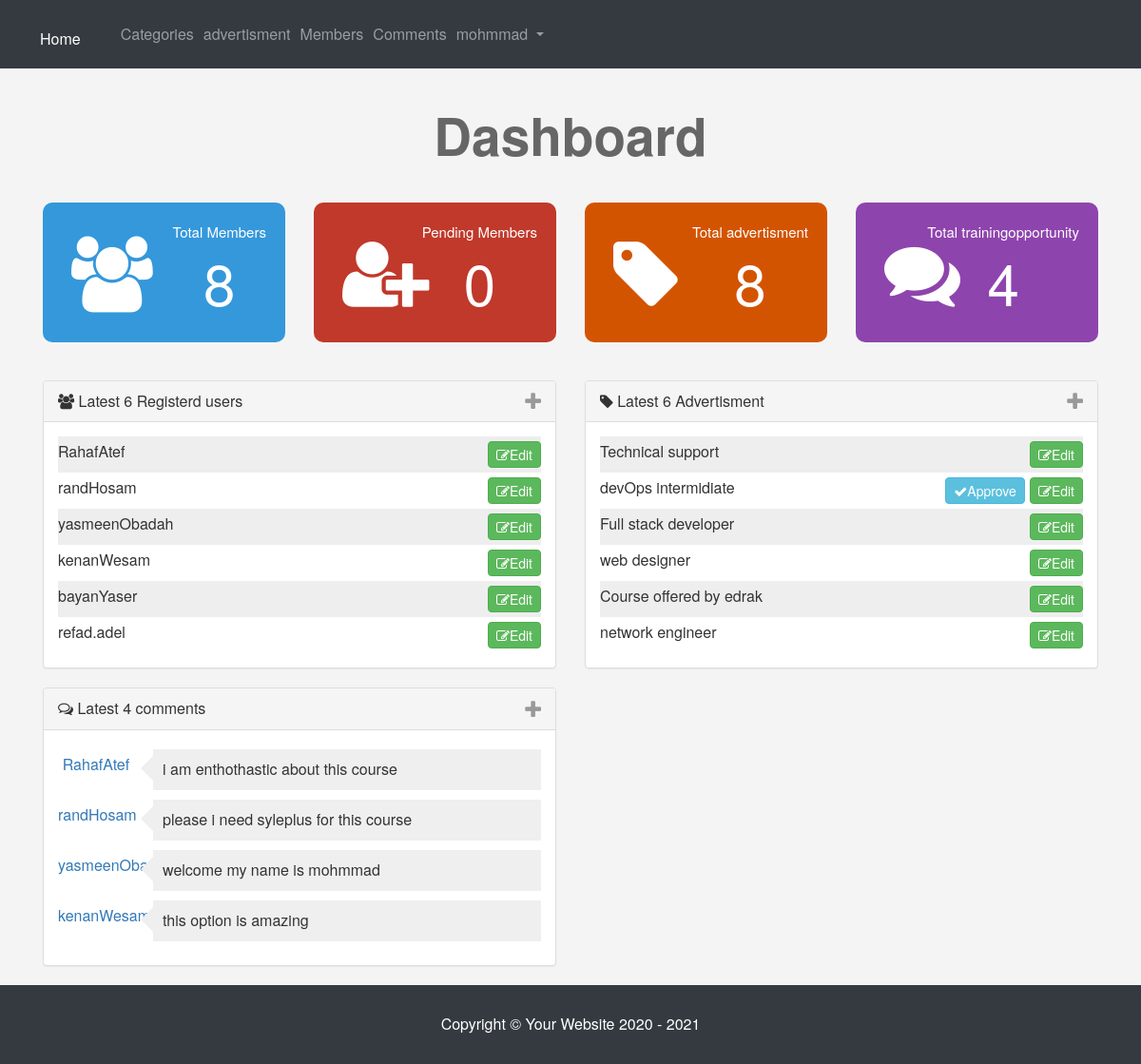
/admin/dashboard.php (signed in), run on the app's committed database.
### tables this page shows
CREATE TABLE `student` (
  `Student_ID` int(30) NOT NULL,
  `User_ID` int(30) NOT NULL,
  `Supervisor_ID` int(30) NOT NULL,
  `Age` int(100) NOT NULL,
  `SocialStatus` varchar(250) NOT NULL,
  `GPA` int(100) NOT NULL,
  `FullName` varchar(250) NOT NULL,
  `Status` int(100) NOT NULL
);

CREATE TABLE `advertisment` (
  `Advertisment_ID` int(30) NOT NULL,
  `CompAgent_ID` int(30) NOT NULL,
  `Title` varchar(50) NOT NULL,
  `Content` varchar(250) NOT NULL,
  `Photo` varchar(10000) DEFAULT NULL,
  `Date` date NOT NULL,
  `approve` int(100) NOT NULL
);

CREATE TABLE `trainingreqest` (
  `TrainingReq_ID` int(30) NOT NULL,
  `Student_ID` int(30) NOT NULL,
  `CompAgent_ID` int(30) NOT NULL,
  `EvaluationMark` varchar(100) NOT NULL,
  `EvaluationReport` varchar(50) NOT NULL,
  `Status` varchar(20) NOT NULL,
  `Notes` varchar(1000) NOT NULL
);

### admin/includes/languages/english.php (called while the page is built)
<?php
function lang( $phrase ) {
  static $lang = array(
    'HOME_ADMIN'   => 'Home',
    'CATEGORIES'   => 'Categories',
    'ITEMS'        => 'advertisment',
    'MEMBERS'      => 'Members',
    'COMMENTS'     => 'Comments',
    'STATISTICS'   => 'Statistics',
    'LOGS'         => 'Logs',
    'EDIT_PROFILE' => 'Edit profile',
    'SETTINGS'     => 'Settings',
    'LOGOUT'       => 'Logout',
    'VISIT_SHOP'   => 'Visit shop'
  );
  return $lang[$phrase];
}
?>

### admin/includes/functions/functions.php (called while the page is built, shortened)
<?php
            function getLatest($select, $table, $order, $limit = 5) {
                global $conn;
                $getStmt = $conn->prepare("SELECT $select FROM $table ORDER BY $order DESC LIMIT $limit");
                $getStmt->execute();
                $rows = $getStmt->fetchAll();
                return $rows;
            }
            function countItems($item, $table) {
                global $conn;
                $stmt2 = $conn->prepare("SELECT COUNT($item) FROM $table");
                $stmt2->execute();
                return $stmt2->fetchColumn();
            }
            function checkItem($select, $from, $value) {
                global $conn;
                $statement = $conn->prepare("SELECT $select FROM $from Where $select = ?");
                $statement->execute(array($value));
                $count = $statement->rowCount();
                return $count;
            }
?>

### admin/dashboard.php (the view, shortened to what this page needs)
<?php
if(isset($_SESSION['Username'])) {
  include 'init.php' ;
  $numUsers = 6;
  $latestUsers = getLatest("*" ,"student" ,"Student_ID" ,$numUsers);
  $numAdvertisment = 6;
  $latestItems = getLatest("*" ,"advertisment" ,"Advertisment_ID" ,$numAdvertisment);
  $numComments = 4;
  ?>
  <div class="home-stats">
    <div class="container text-center">
      <h1>Dashboard</h1>
        <div class="row">
          <div class="col-md-3">
            <div class="stat st-members">
              <i class="fa fa-users"></i>
                <div class="info">
                  Total Members
                  <span>
                    <a href="members.php"><?php echo countItems('Student_ID', 'student') ?></a>
                  </span>
                </div>
            </div>
          </div>
          <div class="col-md-3">
            <div class="stat st-pending">
              <i class="fa fa-user-plus"></i>
              <div class="info">
                Pending Members
                <span><a href="members.php?do=Manage&page=Pending">
                  <?php echo checkItem("Status", "student", 0) ?>
                </a></span>
              </div>
            </div>
          </div>
          <div class="col-md-3">
            <div class="stat st-items">
              <i class="fa fa-tag"></i>
              <div class="info">
                Total advertisment
                <span><a href="items.php"><?php echo countItems('Advertisment_ID', 'advertisment') ?></a></span>
              </div>
            </div>
          </div>
          <div class="col-md-3">
            <div class="stat st-comments">
              <i class="fa fa-comments"></i>
              <div class="info">
                  Total trainingopportunity
                  <span>
                    <a href="comments.php"><?php echo countItems('Oppor_ID', 'trainingopportunity') ?></a>
                  </span>
              </div>
            </div>
          </div>
        </div>
    </div>
  </div>
  <div class="latest">
    <div class="container">
      <div class="row">
        <div class="col-sm-6">
          <div class="panel panel-default">
            <div class="panel-heading">
              <i class="fa fa-users"></i> Latest <?php  echo $numUsers; ?> Registerd users
              <span class="toggle-info pull-right">
                <i class="fa fa-plus fa-lg"></i>
              </span>
            </div>
            <div class="panel-body">
                <ul class="list-unstyled latest-users">
               <?php
                 if (!empty($latestUsers)) {
                   foreach ($latestUsers as $user) {
                     echo '<li>';
                          echo $user['FullName'];
                          echo '<a href="members.php?do=Edit&userid=' . $user['Student_ID'] . '">';
                                echo '<span class="btn btn-success pull-right">';
                                     echo '<i class="fa fa-edit"></i>Edit';
                                echo '</span>';
                          echo '</a>';
                     echo '</li>';
                   }
                 } else {
                   echo "There\'s no users to show";
                 }
               ?>
                </ul>
            </div>
          </div>
        </div>
        <div class="col-sm-6">
          <div class="panel panel-default">
            <div class="panel-heading">
              <i class="fa fa-tag"></i> Latest <?php echo $numAdvertisment ?> Advertisment
              <span class="toggle-info pull-right">
                <i class="fa fa-plus fa-lg"></i>
              </span>
            </div>
            <div class="panel-body">
              <ul class="list-unstyled latest-users">
                 <?php
                     if(!empty($latestItems)) {
                         foreach ($latestItems as $item) {
                           echo '<li>';
                                echo $item['Title'];
                                echo '<a href="items.php?do=Edit&itemid=' . $item['Advertisment_ID'] . '">';
                                      echo '<span class="btn btn-success pull-right">';
                                           echo '<i class="fa fa-edit"></i>Edit';
                                           if ($item['approve'] == 0) {
                                            echo " <a href='items.php?do=approve&itemid=". $item['Advertisment_ID'] ."' class='btn btn-info pull-right activate'><i class='fa fa-check'></i>Approve</a>";
                                           }
                                      echo '</span>';
                                echo '</a>';
                           echo '</li>';
                         }
                   } else {
                     echo "There\'s no items to show";
                   }
                 ?>
              </ul>
            </div>
          </div>
        </div>
      </div>
      <div class="row">
        <div class="col-sm-6">
          <div class="panel panel-default">
            <div class="panel-heading">
              <i class="fa fa-comments-o"></i>
              Latest <?php echo $numComments ?>  comments
              <span class="toggle-info pull-right">
                <i class="fa fa-plus fa-lg"></i>
              </span>
            </div>
            <div class="panel-body">
              <?php
                $stmt = $conn->prepare("SELECT
                                            Notes, student.FullName AS Uname
                                       FROM
                                            trainingreqest
                                       INNER JOIN
                                            student
                                       ON
                                            student.Student_ID = trainingreqest.Student_ID
                                       ORDER BY
                                             User_ID DESC
                                       LIMIT
                                            $numComments");
                $stmt->execute();
                $trainingreqest = $stmt->fetchAll();
                if (!empty($trainingreqest)) {
                      foreach ($trainingreqest as $trainingreq) {
                        echo '<div class="comment-box">';
                            echo '<span class="member-n">
                              <a href="members.php?do=Edit&userid=' .$trainingreq['Student_ID'] .'">
                              '. $trainingreq['Uname'] . '</a></span>';
                            echo '<p class="member-c">' . $trainingreq['Notes'] . '</p>';
                        echo '</div>';
                      }
              } else {
                echo "There\'s no comments to show";
              }
              ?>
            </div>
          </div>
        </div>
      </div>
    </div>
  </div>
  <?php
  include  $tpl . 'footer.php';
} else {
  header('Location: index.php');
  exit();
}
?>

### admin/includes/templates/header.php (shortened to what this page needs)
<!DOCTYPE html>
<html lang="en">
  <head>
    <link rel="stylesheet" href="<?php echo $css; ?>bootstrap.min.css" />
    <link rel="stylesheet" href="<?php echo $css; ?>font-awesome.min.css" />
    <link rel="stylesheet" href="<?php echo $css; ?>backend.css" />
    <link rel="stylesheet" href="https://maxcdn.bootstrapcdn.com/bootstrap/3.4.1/css/bootstrap.min.css" />
  </head>
  <body>

### admin/init.php (shortened to what this page needs)
<?php
  include 'connect.php';
  $tpl  = 'includes/templates/';
  $lang = 'includes/languages/';
  $func = 'includes/functions/';
  $css  = 'layout/css/';
  include $func . 'functions.php';
  include $lang . 'english.php';
  include $tpl  . 'header.php';
  if (!isset($noNavbar)) { include $tpl . 'navbar.php'; }
?>

### admin/includes/templates/navbar.php (shortened to what this page needs)
<nav class="navbar navbar-expand-lg navbar-dark bg-dark">
  <div class="container">
  <a class="navbar-brand" href="dashboard.php"><?php echo lang('HOME_ADMIN') ?></a>
  <div class="collapse navbar-collapse" id="navbarNavDropdown">
    <ul class="navbar-nav">
      <li class="nav-item">
        <a class="nav-link" aria-current="page" href="categories.php"><?php echo lang('CATEGORIES') ?></a>
      </li>
      <li class="nav-item">
        <a class="nav-link" aria-current="page" href="items.php"><?php echo lang('ITEMS') ?></a>
      </li>
      <li class="nav-item">
        <a class="nav-link" aria-current="page" href="members.php"><?php echo lang('MEMBERS') ?></a>
      </li>
      <li class="nav-item">
        <a class="nav-link" aria-current="page" href="comments.php"><?php echo lang('COMMENTS') ?></a>
      </li>
      <li class="nav-item dropdown">
        <a class="nav-link dropdown-toggle" href="#" id="navbarDropdownMenuLink" data-toggle="dropdown" aria-haspopup="true" aria-expanded="false">
          mohmmad
        </a>
      </li>
    </ul>
  </div>
</div>
</nav>

### admin/includes/templates/footer.php
    <footer class="py-5 bg-dark">
      <div class="container">
        <p class="m-0 text-center text-white">Copyright &copy; Your Website 2020 - 2021</p>
      </div>
    </footer>
  </body>
</html>

### admin/includes/templates/header.php (style rules this page uses)
body { background-color: #F4F4F4; font-size: 16px; }
.navbar { border-radius: 0; margin-bottom: 0; }
.navbar-nav > li > a, .navbar-brand { padding:20px 12px; }
.navbar-brand { font-size: 1em; }
.home-stats .stat { padding: 20px; font-size: 15px; color:#FFF; border-radius: 10px; position: relative; overflow: hidden; }
.home-stats .stat i { position: absolute; font-size: 80px; top: 35px; left: 30px; }
.home-stats .stat .info { float:right; }
.home-stats .stat a { color:#FFF; }
.home-stats .stat span { display: block; font-size: 60px; }
.home-stats .st-members { background-color: #3498db; }
.home-stats .st-pending { background-color: #c0392b; }
.home-stats .st-items { background-color: #d35400; }
.home-stats .st-comments { background-color: #8e44ad; }
.latest { margin-top: 40px; }
.latest .toggle-info { color: #999; cursor: pointer; }
.latest-users { margin-bottom: 0; }
.latest-users li { padding: 5px 0; overflow: hidden; }
.latest-users li:nth-child(odd) { background-color: #EEE; }
.latest-users .btn-success , .latest-users .btn-info { padding: 3px 8px; }
.latest-users .btn-info { margin-right: 5px; }
.latest .comment-box { margin: 5px 0 10px; }
.latest .comment-box .member-n, .latest .comment-box .member-c { float: left; }
.latest .comment-box .member-n { width: 80px; text-align: center; margin-right: 20px; position: relative; top:5px; }
.latest .comment-box .member-c { width: calc(100% - 100px); background-color: #EFEFEF; padding: 10px; position: relative; }
.latest .comment-box .member-c:before { content: ""; display: block; position: absolute; left: -28px; top: 5px; width:0; height:0; border-style: solid; border-color: transparent #EFEFEF transparent transparent; border-width: 15px; }
h1 { font-size: 55px; margin: 40px 0; font-weight: bold; color: #666; }

### data on the page
student: FullName "RahafAtef"
student: FullName "randHosam"
student: FullName "yasmeenObadah"
student: FullName "kenanWesam"
student: FullName "bayanYaser"
student: FullName "refad.adel"
advertisment: Title "Technical support"
advertisment: Title "devOps intermidiate"
advertisment: Title "Full stack developer"
advertisment: Title "web designer"
advertisment: Title "Course offered by edrak"
advertisment: Title "network engineer"
trainingreqest: Student_ID.FullName "RahafAtef", Notes "i am enthothastic about this course"
trainingreqest: Student_ID.FullName "randHosam", Notes "please i need syleplus for this course"
trainingreqest: Student_ID.FullName "yasmeenObadah", Notes "welcome my name is mohmmad"
trainingreqest: Student_ID.FullName "kenanWesam", Notes "this option is amazing"

### other printed values
lang('HOME_ADMIN') "Home"
lang('CATEGORIES') "Categories"
lang('ITEMS') "advertisment"
lang('MEMBERS') "Members"
lang('COMMENTS') "Comments"
countItems('Student_ID', 'student') "8"
checkItem("Status", "student", 0) "0"
countItems('Advertisment_ID', 'advertisment') "8"
countItems('Oppor_ID', 'trainingopportunity') "4"
$numUsers "6"
$numAdvertisment "6"
$numComments "4"
